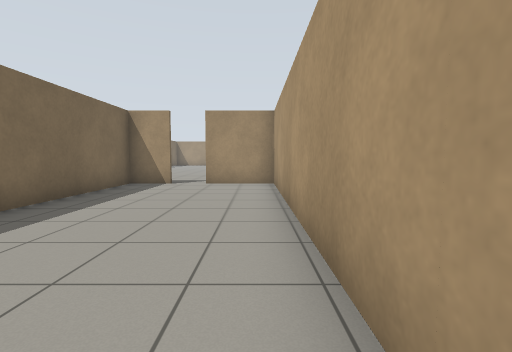
View 1 (above)

18 first-person views from a walk through a robot-simulator world made for Gazebo. The camera is 0.94 m above the floor, tilts 4° down and sees 85° across. The floor is counted in squares, 1 m on a side. Each view is taken from the middle of a square. On the plan, view 1 faces up. The plan holds only what a view shows up to about 11 squares ahead; the rest is blank.

View 2
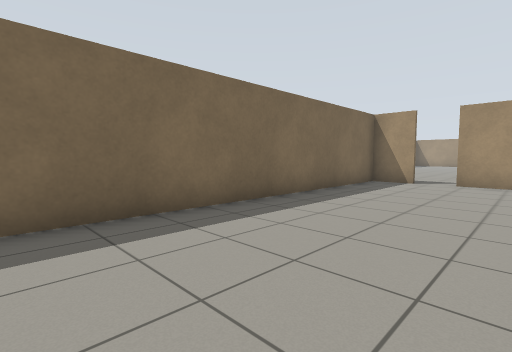

View 3
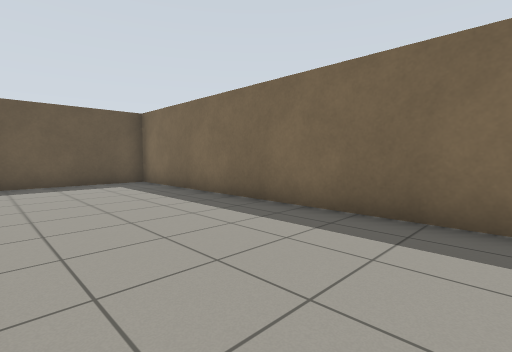

View 4
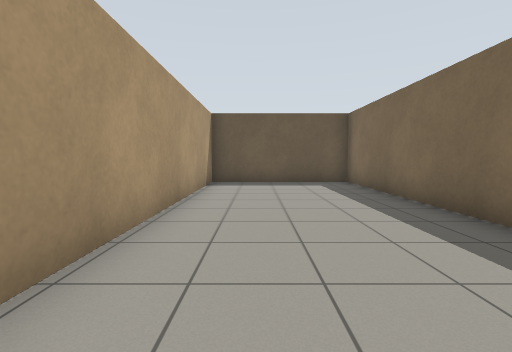

View 5
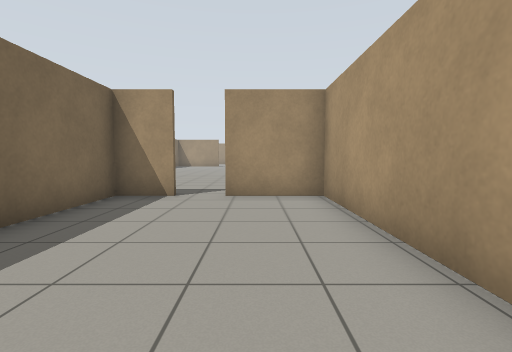

View 6
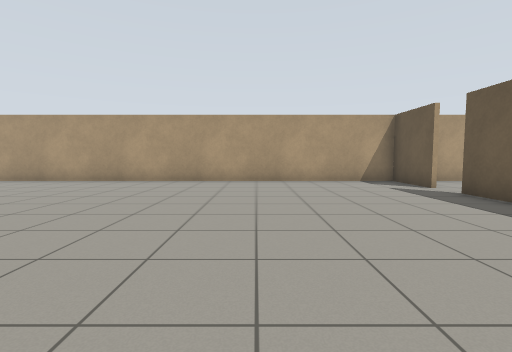

View 7
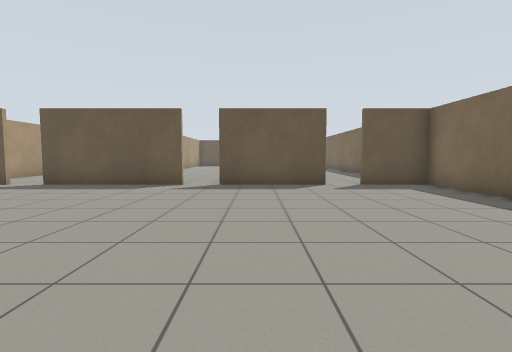

View 8
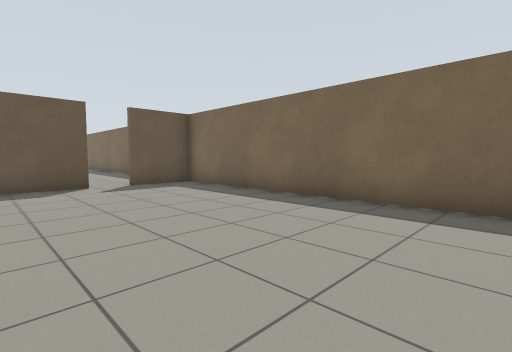

View 9
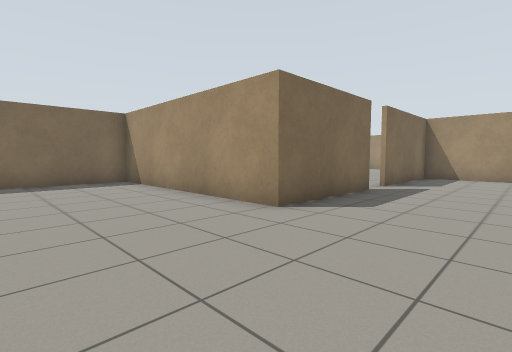

View 10
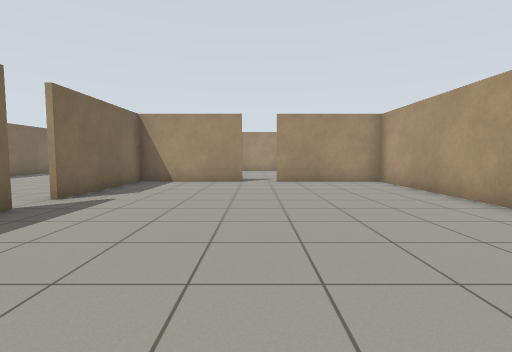

View 11
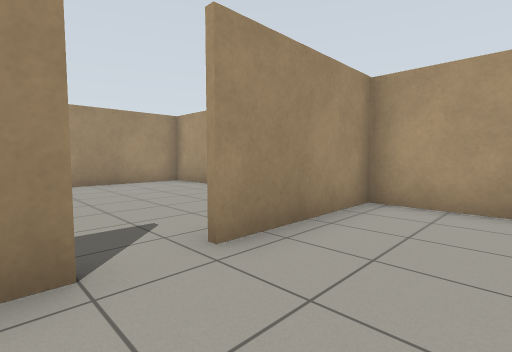

View 12
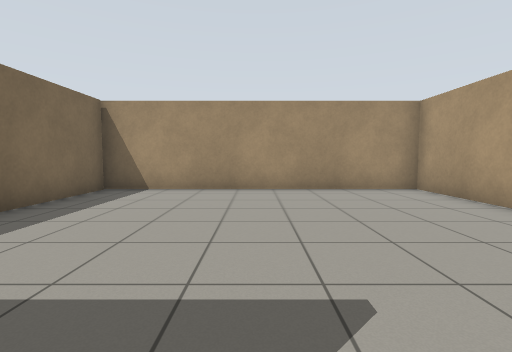

View 13
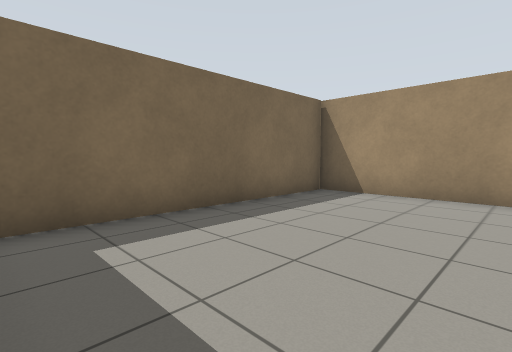

View 14
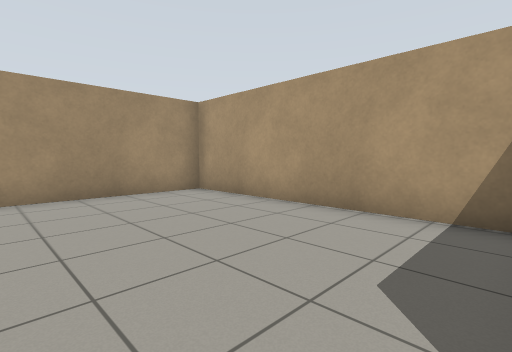

View 15
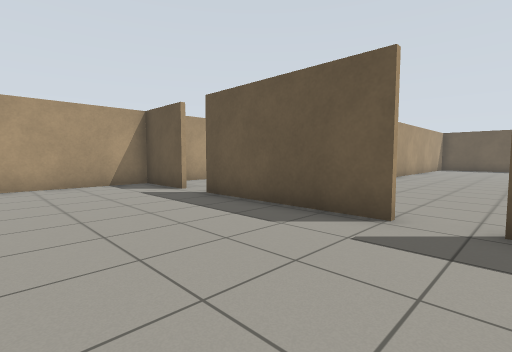

View 16
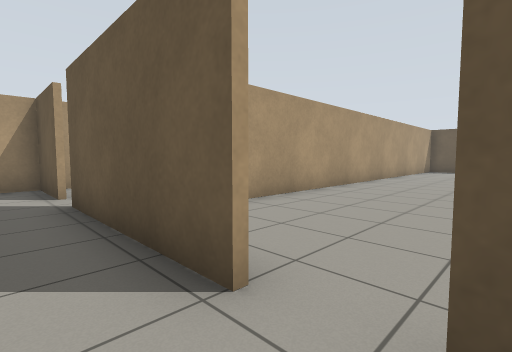

View 17
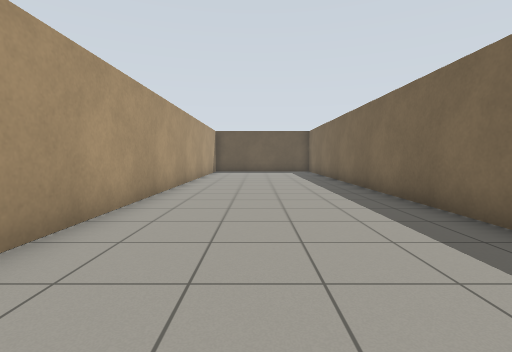

View 18
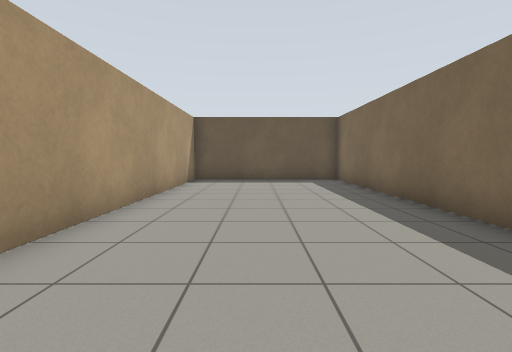

### Floor plan
Points are (right, up) in squares from view 1. A wall is a line through its corners. A room is listed if a view was taken in it or the views show most of it. See-through windows are left out.
Room 1 (views 1, 2, 3, 4, 5)
walls: (-2.9, 9.6) (-4.4, 9.6) (-4.4, -8.3) (0.6, -8.3) (0.6, 9.9); (0.7, 9.6) (-1.8, 9.6)
ways out: opening at (-2, 10) to room 2
Room 2 (views 6, 7, 8, 9, 10, 11, 12, 15, 16)
walls: (-8.3, 24) (-8.3, 19.9) (-15.7, 19.9) (-15.7, 9.8) (-13.5, 9.8); (-7.6, 9.8) (-2.9, 9.8); (-1.8, 9.8) (0.6, 9.8); (-12.4, 9.8) (-8.8, 9.8); (0.6, 9.9) (0.6, 29.4) (-3.2, 29.4); (-4.5, 29.4) (-8.3, 29.4) (-8.3, 25)
ways out: opening at (-2, 10) to room 1; opening at (-4, 30) to room 3; opening at (-8, 10) to room 4; opening at (-13, 10)
Room 3 (views 13, 14)
walls: (0.6, 30.1) (0.6, 37) (-8.3, 37) (-8.3, 30.1)
ways out: opening at (-4, 30) to room 2
Room 4 (views 17, 18)
walls: (-10.3, 5.5) (-10.3, -8.1); (-4.5, -8) (-4.5, 6.8)
ways out: opening at (-8, 10) to room 2

Positions as (right, up) in squares from view 1, and headings:
1: (0, 0), facing up
2: (0, -1), facing up-left
3: (0, 2), facing down-left
4: (-1, 2), facing down
5: (-1, 3), facing up
6: (-10, 15), facing right
7: (-10, 19), facing down
8: (-10, 19), facing down-left
9: (-5, 16), facing up-left
10: (-4, 19), facing up
11: (-5, 27), facing up-right
12: (-4, 29), facing up
13: (-4, 30), facing up-left
14: (-4, 30), facing up-right
15: (-9, 14), facing down-right
16: (-9, 11), facing down-right
17: (-7, 9), facing down
18: (-7, 3), facing down
